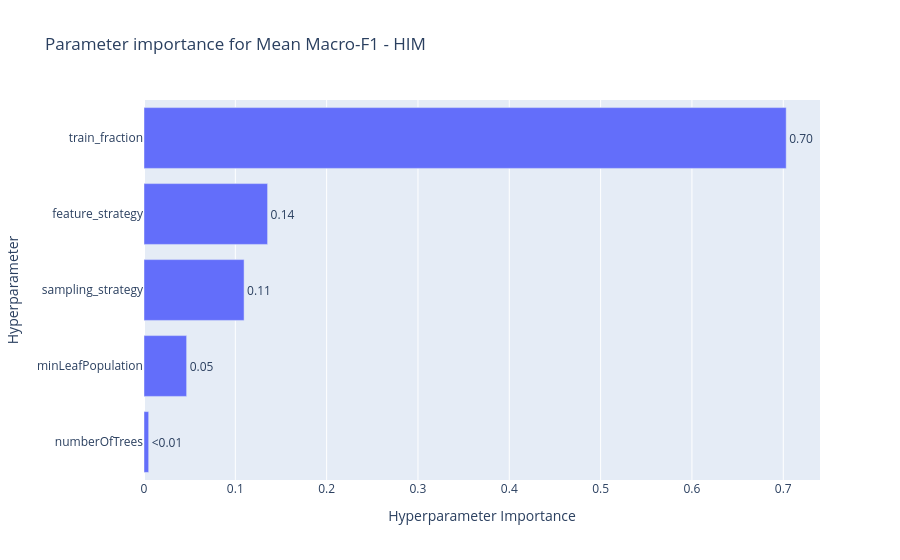
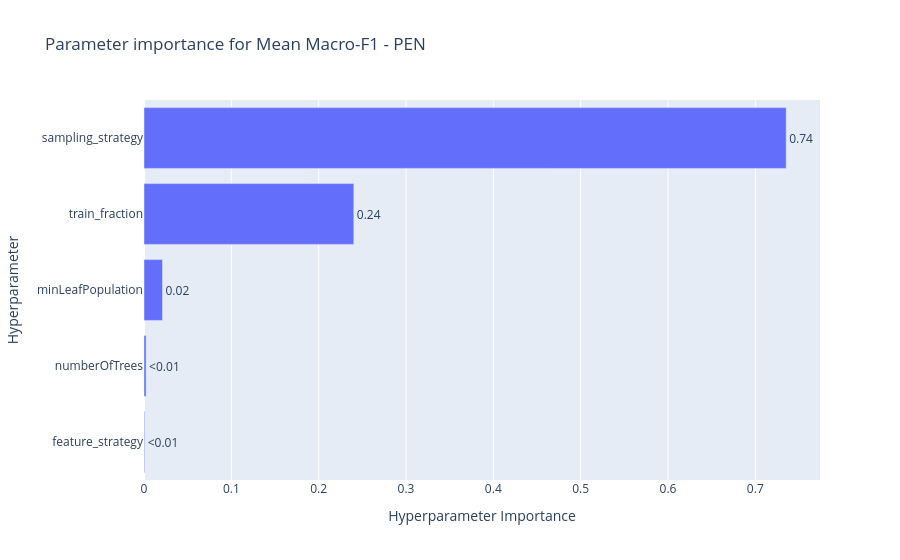
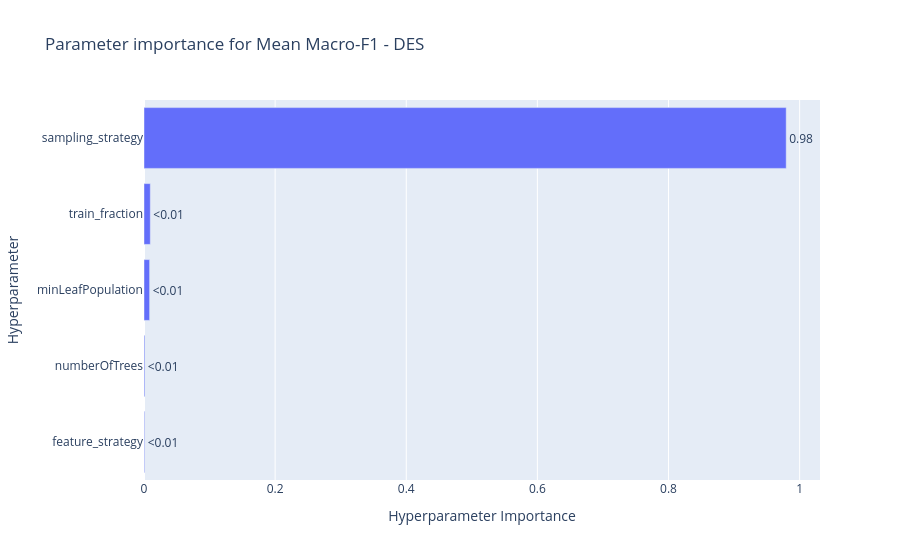
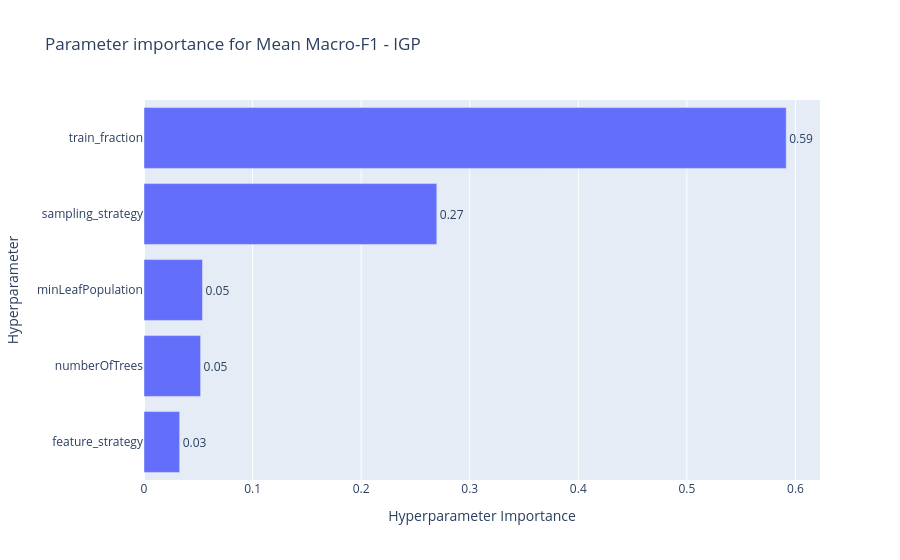

Write notebook code for charts like these, in order.
### Code cell
for region in REGIONS:
    study = load(region)
    fig = plot_param_importances(study, target=target, target_name=NAME)
    fig.update_layout(title=f'Parameter importance for {NAME} - {region}')
    fig.write_html(OUT_DIR / f'{region}_importance.html')
    fig.show()

### Figure 1 — Plotly figure (JSON) as saved in the notebook; plotly's stock layout.template omitted (floating-point values rounded to 4 significant figures)
{"data": [{"cliponaxis": false, "hovertemplate": ["numberOfTrees (IntDistribution): 0.005126322006386706<extra></extra>", "minLeafPopulation (IntDistribution): 0.04669743741558316<extra></extra>", "sampling_strategy (CategoricalDistribution): 0.10960675567172745<extra></extra>", "feature_strategy (CategoricalDistribution): 0.13533625252722853<extra></extra>", "train_fraction (FloatDistribution): 0.7032332323790742<extra></extra>"], "name": "Mean Macro-F1", "orientation": "h", "text": ["<0.01", "0.05", "0.11", "0.14", "0.70"], "textposition": "outside", "type": "bar", "x": [0.005126, 0.0467, 0.1096, 0.1353, 0.7032], "y": ["numberOfTrees", "minLeafPopulation", "sampling_strategy", "feature_strategy", "train_fraction"]}], "layout": {"title": {"text": "Parameter importance for Mean Macro-F1 - HIM"}, "xaxis": {"title": {"text": "Hyperparameter Importance"}}, "yaxis": {"title": {"text": "Hyperparameter"}}}}

### Figure 2 — Plotly figure (JSON) as saved in the notebook; plotly's stock layout.template omitted (floating-point values rounded to 4 significant figures)
{"data": [{"cliponaxis": false, "hovertemplate": ["feature_strategy (CategoricalDistribution): 0.0007698868795407935<extra></extra>", "numberOfTrees (IntDistribution): 0.0024159358947109934<extra></extra>", "minLeafPopulation (IntDistribution): 0.021201470352685974<extra></extra>", "train_fraction (FloatDistribution): 0.2402307817409222<extra></extra>", "sampling_strategy (CategoricalDistribution): 0.73538192513214<extra></extra>"], "name": "Mean Macro-F1", "orientation": "h", "text": ["<0.01", "<0.01", "0.02", "0.24", "0.74"], "textposition": "outside", "type": "bar", "x": [0.0007699, 0.002416, 0.0212, 0.2402, 0.7354], "y": ["feature_strategy", "numberOfTrees", "minLeafPopulation", "train_fraction", "sampling_strategy"]}], "layout": {"title": {"text": "Parameter importance for Mean Macro-F1 - PEN"}, "xaxis": {"title": {"text": "Hyperparameter Importance"}}, "yaxis": {"title": {"text": "Hyperparameter"}}}}

### Figure 3 — Plotly figure (JSON) as saved in the notebook; plotly's stock layout.template omitted (floating-point values rounded to 4 significant figures)
{"data": [{"cliponaxis": false, "hovertemplate": ["feature_strategy (CategoricalDistribution): 0.0010117020640032167<extra></extra>", "numberOfTrees (IntDistribution): 0.0012934405737278836<extra></extra>", "minLeafPopulation (IntDistribution): 0.008573903692305889<extra></extra>", "train_fraction (FloatDistribution): 0.009608855025098<extra></extra>", "sampling_strategy (CategoricalDistribution): 0.9795120986448651<extra></extra>"], "name": "Mean Macro-F1", "orientation": "h", "text": ["<0.01", "<0.01", "<0.01", "<0.01", "0.98"], "textposition": "outside", "type": "bar", "x": [0.001012, 0.001293, 0.008574, 0.009609, 0.9795], "y": ["feature_strategy", "numberOfTrees", "minLeafPopulation", "train_fraction", "sampling_strategy"]}], "layout": {"title": {"text": "Parameter importance for Mean Macro-F1 - DES"}, "xaxis": {"title": {"text": "Hyperparameter Importance"}}, "yaxis": {"title": {"text": "Hyperparameter"}}}}

### Figure 4 — Plotly figure (JSON) as saved in the notebook; plotly's stock layout.template omitted (floating-point values rounded to 4 significant figures)
{"data": [{"cliponaxis": false, "hovertemplate": ["feature_strategy (CategoricalDistribution): 0.03284112205890518<extra></extra>", "numberOfTrees (IntDistribution): 0.0521350684796344<extra></extra>", "minLeafPopulation (IntDistribution): 0.05389631632434602<extra></extra>", "sampling_strategy (CategoricalDistribution): 0.2696759010714818<extra></extra>", "train_fraction (FloatDistribution): 0.5914515920656327<extra></extra>"], "name": "Mean Macro-F1", "orientation": "h", "text": ["0.03", "0.05", "0.05", "0.27", "0.59"], "textposition": "outside", "type": "bar", "x": [0.03284, 0.05214, 0.0539, 0.2697, 0.5915], "y": ["feature_strategy", "numberOfTrees", "minLeafPopulation", "sampling_strategy", "train_fraction"]}], "layout": {"title": {"text": "Parameter importance for Mean Macro-F1 - IGP"}, "xaxis": {"title": {"text": "Hyperparameter Importance"}}, "yaxis": {"title": {"text": "Hyperparameter"}}}}
